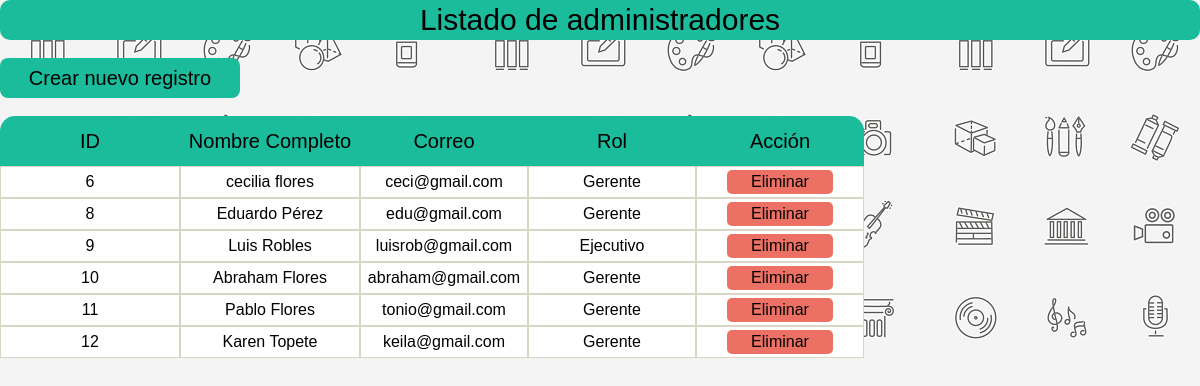
Screenshot of /Administrador/respaldos/administradores_lista.php with the database file from the repository.
### tables this page shows
CREATE TABLE `administradores` (
  `id` int(11) NOT NULL,
  `nombre` varchar(128) NOT NULL,
  `apellidos` varchar(128) NOT NULL,
  `correo` varchar(128) NOT NULL,
  `pass` varchar(32) NOT NULL,
  `rol` int(1) NOT NULL,
  `archivo_n` varchar(255) NOT NULL,
  `archivo` varchar(128) NOT NULL,
  `status` int(1) NOT NULL DEFAULT 1,
  `eliminado` int(11) NOT NULL DEFAULT 0
);

### Administrador/respaldos/administradores_lista.php (the view, shortened to what this page needs)
<?php
        $con = conecta();
        $sql = "SELECT * FROM administradores WHERE status = 1 AND eliminado = 0";
        $res = $con->query($sql);
?>
<!DOCTYPE html>
<html lang="en">
<head>
    <link rel="stylesheet" href="css/adm_lista.css">
</head>
<body>
    <div class="contenedor">
        <div class="header">
            <div class="hitem" id="hitem1"> Listado de administradores</div>
        </div>
        <br>
        <div class="hitem" id="hitem2"> <a href="administradores_alta.php">Crear nuevo registro</a> </div>
        <br>
        <div class="fila" id="cabecera">
            <div class="titulo b">ID</div>
            <div class="titulo">Nombre Completo</div>
            <div class="titulo">Correo</div>
            <div class="titulo">Rol</div>
            <div class="titulo f">Acción</div>
        </div>
        <?php
        while($row = $res->fetch_array()){
            $id = $row["id"];
            $nombre = $row["nombre"];
            $apellidos = $row["apellidos"];
            $correo = $row["correo"];
            $rol = $row["rol"];
            $nombrecompleto = $nombre." ".$apellidos;
            $rol_txt = ($rol == 1) ? "Gerente" : "Ejecutivo";
            echo "<div class= 'fila'>";
            echo "<div class='columna'> $id</div>";
            echo "<div class='columna'> $nombrecompleto</div>";
            echo "<div class='columna'> $correo</div>";
            echo "<div class='columna'> $rol_txt</div>";
            echo "<div class='columna'>";
                echo "<a href=\"administradores_elimina.php?id=$id\" class='boton' onclick=\"return confirm('Desea eliminar el registro?')\">Eliminar</a>";
            echo "</div>";
            echo "</div>";
        }
        ?>
    </div>
</body>
</html>

### Administrador/css/adm_lista.css (style rules this page uses)
body { background-image: url("../recursos/adminpatron.jpg"); background-repeat: repeat; background-size: auto; background-attachment: scroll; margin: 0%; padding: 0%; }
.header { background-color: #1abc9c; color: black; font-family: sans-serif; text-align: left; height: 40px; display: grid; grid-template-columns: auto; border-radius: 10px; }
#hitem1 { font-size: 30px; display: flex; flex-direction: column; align-items: center; justify-content: center; }
#hitem2 { background-color: #1abc9c; display: flex; flex-direction: column; align-items: center; justify-content: center; width: 20%; height: 40px; font-size: 20px; border-radius: 8px; font-family: sans-serif; cursor: pointer; }
#hitem2 a { color: black; text-decoration: none; }
.titulo { background-color: #1abc9c; font-size: 20px; display: flex; align-items: center; vertical-align: middle; flex-direction: column; justify-content: center; height: 50px; }
.b { border-radius: 15px 0px 0px 0px; }
.f { border-radius: 0px 15px 0px 0px; }
.columna { background-color: white; display: flex; flex-direction: column; align-items: center; justify-content: center; height: 30px; border: 1px solid rgb(214, 214, 194); background-clip: padding-box; }
.fila { font-family: sans-serif; display: grid; grid-template-columns: 15% 15% 14% 14% 14% 14% 14%; place-content: center; }
.boton { text-decoration: none; background-color: #ec7063; font-family: sans-serif; border-style: none; color: black; border-radius: 5px; cursor: pointer; width: 100px; text-align: center; padding: 3px 3px; }

### rows the page displays
administradores: id "6", nombrecompleto "cecilia flores", correo "ceci@gmail.com", rol "Gerente"
administradores: id "8", nombrecompleto "Eduardo Pérez", correo "edu@gmail.com", rol "Gerente"
administradores: id "9", nombrecompleto "Luis Robles", correo "luisrob@gmail.com", rol "Ejecutivo"
administradores: id "10", nombrecompleto "Abraham Flores", correo "abraham@gmail.com", rol "Gerente"
administradores: id "11", nombrecompleto "Pablo Flores", correo "tonio@gmail.com", rol "Gerente"
administradores: id "12", nombrecompleto "Karen Topete", correo "keila@gmail.com", rol "Gerente"
